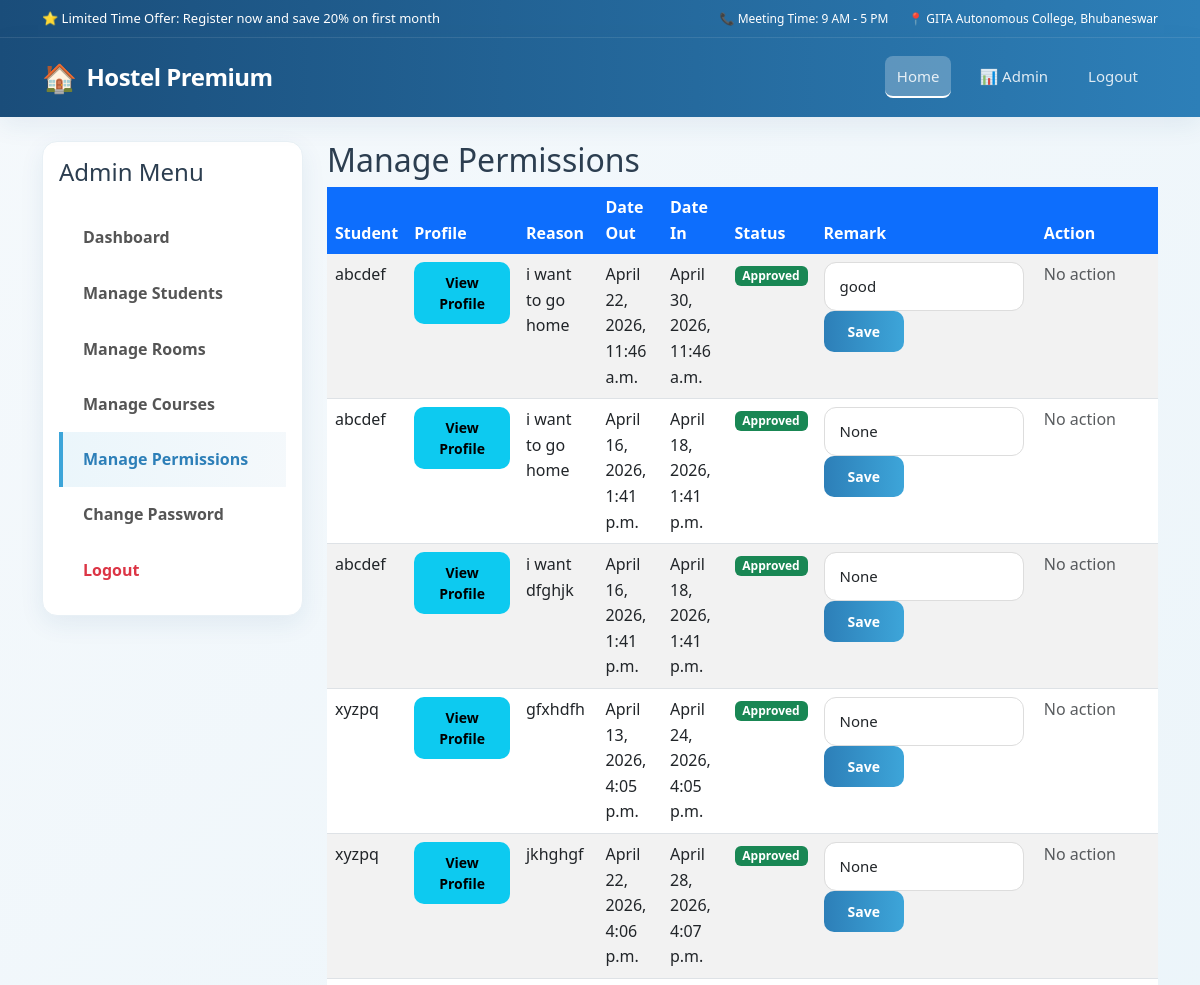
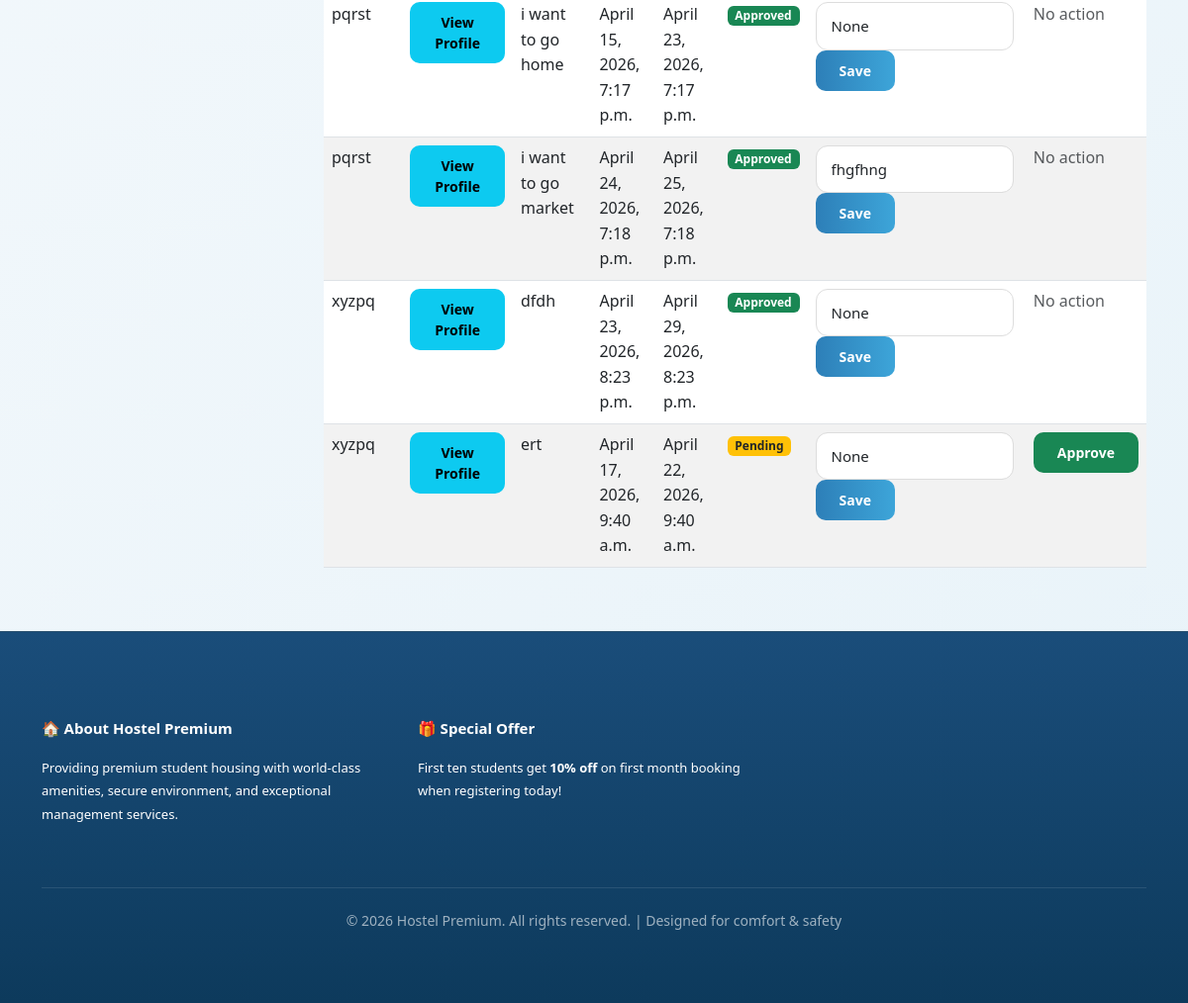
The page /manage_permissions/ (signed in) on the database its author committed (2 pictures, top to bottom).
### hostel_app/models.py (models this page shows, shortened)
class Permission(models.Model):
    student = models.ForeignKey(Student, on_delete=models.CASCADE)
    reason = models.TextField()
    date_out = models.DateTimeField()
    date_in = models.DateTimeField()
    parent_permission = models.BooleanField(default=False)
    proctor_permission = models.BooleanField(default=False)
    incharge_permission = models.BooleanField(default=False)
    status = models.CharField(max_length=20, choices=[('pending', 'Pending'), ('approved', 'Approved'), ('rejected', 'Rejected')], default='pending')
    remark = models.TextField(blank=True, null=True)

class Student(models.Model):
    user = models.OneToOneField(User, on_delete=models.CASCADE)
    regno = models.CharField(max_length=20, unique=True)
    full_name = models.CharField(max_length=100)
    last_name = models.CharField(max_length=100)
    date_of_birth = models.DateField()
    personal_details = models.TextField(blank=True, null=True)
    image = models.ImageField(upload_to='student_images/', blank=True, null=True)
    room = models.ForeignKey(Room, on_delete=models.SET_NULL, null=True, blank=True)
    course = models.ForeignKey(Course, on_delete=models.SET_NULL, null=True, blank=True)
    duration = models.CharField(max_length=50, blank=True, null=True)
    food = models.BooleanField(default=False)
    parent_name = models.CharField(max_length=100, blank=True, null=True)
    parent_contact = models.CharField(max_length=20, blank=True, null=True)
    parent_email = models.EmailField(blank=True, null=True)
    proctor_name = models.CharField(max_length=100, blank=True, null=True)
    proctor_contact = models.CharField(max_length=20, blank=True, null=True)
    hostel_incharge_name = models.CharField(max_length=100, blank=True, null=True)
    hostel_incharge_contact = models.CharField(max_length=20, blank=True, null=True)

### hostel_app/views.py (the view, shortened to what this page needs)
# urls.py: path('manage_permissions/', views.manage_permissions, name='manage_permissions'),
@login_required
def manage_permissions(request):
    if not request.user.is_staff:
        return redirect('home')
    permissions = Permission.objects.all()
    return render(request, 'manage_permissions.html', {'permissions': permissions})

### templates/manage_permissions.html (shortened to what this page needs)
{% extends 'base.html' %}
{% load static %}
{% block content %}
<div class="row g-4">
    <div class="col-lg-3">
        <div class="dashboard-sidebar p-3">
            <h4 class="mb-4">Admin Menu</h4>
            <div class="list-group">
                <a href="{% url 'admin_dashboard' %}" class="list-group-item list-group-item-action">Dashboard</a>
                <a href="{% url 'manage_students' %}" class="list-group-item list-group-item-action">Manage Students</a>
                <a href="{% url 'manage_rooms' %}" class="list-group-item list-group-item-action">Manage Rooms</a>
                <a href="{% url 'manage_courses' %}" class="list-group-item list-group-item-action">Manage Courses</a>
                <a href="{% url 'manage_permissions' %}" class="list-group-item list-group-item-action active">Manage Permissions</a>
                <a href="{% url 'change_password' %}" class="list-group-item list-group-item-action">Change Password</a>
                <a href="{% url 'logout' %}" class="list-group-item list-group-item-action text-danger">Logout</a>
            </div>
        </div>
    </div>
    <div class="col-lg-9">
        <h2>Manage Permissions</h2>
        <div class="table-responsive">
            <table class="table table-striped">
                <thead>
                    <tr>
                        <th>Student</th>
                        <th>Profile</th>
                        <th>Reason</th>
                        <th>Date Out</th>
                        <th>Date In</th>
                        <th>Status</th>
                        <th>Remark</th>
                        <th>Action</th>
                    </tr>
                </thead>
                <tbody>
                    {% for perm in permissions %}
                    <tr>
                        <td>{{ perm.student.full_name }}</td>
                        <td><a href="{% url 'student_profile' perm.student.id %}" class="btn btn-sm btn-info">View Profile</a></td>
                        <td>{{ perm.reason }}</td>
                        <td>{{ perm.date_out }}</td>
                        <td>{{ perm.date_in }}</td>
                        <td>
                            <span class="badge {% if perm.status == 'approved' %}bg-success{% elif perm.status == 'pending' %}bg-warning text-dark{% else %}bg-danger{% endif %}">
                                {{ perm.status|capfirst }}
                            </span>
                        </td>
                        <td>
                            <form method="post" style="display: inline;">
                                <input type="text" name="remark" value="{{ perm.remark }}" class="form-control" style="width: 200px; display: inline-block;" placeholder="Enter remark">
                                <button type="submit" class="btn btn-sm btn-primary">Save</button>
                            </form>
                        </td>
                        <td>
                            {% if perm.status == 'pending' %}
                                <a href="{% url 'approve_permission' perm.id %}" class="btn btn-sm btn-success">Approve</a>
                            {% else %}
                                <span class="text-muted">No action</span>
                            {% endif %}
                        </td>
                    </tr>
                    {% endfor %}
                </tbody>
            </table>
        </div>
    </div>
</div>
{% endblock %}

### static/css/style.css (style rules this page uses)
:root { --primary: #1a4d7a; --secondary: #2d7fb8; --accent: #3da5d9; --light-bg: #f5f9fc; --card-shadow: 0 8px 24px rgba(26, 77, 122, 0.08); --transition: all 0.3s ease; }
* { margin: 0; padding: 0; box-sizing: border-box; }
html { scroll-behavior: smooth; }
body { background: linear-gradient(135deg, #f5f9fc 0%, #e8f3f9 100%); color: #2c3e50; font-family: 'Segoe UI', -apple-system, BlinkMacSystemFont, 'Helvetica Neue', sans-serif; line-height: 1.6; display: flex; flex-direction: column; min-height: 100vh; }
.dashboard-sidebar { background: #fff; border-radius: 15px; border: 1px solid #e8f0f5; box-shadow: var(--card-shadow); }
.dashboard-sidebar .list-group-item { border: none; padding: 15px 20px; font-weight: 600; color: #555; transition: var(--transition); cursor: pointer; border-left: 4px solid transparent; }
.dashboard-sidebar .list-group-item.active { background: linear-gradient(90deg, rgba(58, 165, 217, 0.1), rgba(45, 127, 184, 0.05)); border-left-color: var(--accent); color: var(--secondary); font-weight: 700; }
.form-control, .form-select { border-radius: 10px; border: 1px solid #ddd; padding: 12px 15px; font-size: 15px; transition: var(--transition); }
.btn { border-radius: 10px; padding: 10px 24px; font-weight: 600; transition: var(--transition); border: none; }
.btn-primary { background: linear-gradient(90deg, var(--secondary), var(--accent)); color: #fff; }
.form-control, .form-select { border-radius: 12px; }
.btn-primary { border-radius: 10px; padding: 10px 24px; }
.table thead th { background: #0d6efd; color: #fff; border: none; }

### rows shown on the page
Permission: student.full_name "abcdef", reason "i want to go home", date_out "April 22, 2026, 11:46 a.m.", date_in "April 30, 2026, 11:46 a.m.", status "Approved", remark "good", shows "No action"
Permission: student.full_name "abcdef", reason "i want to go home", date_out "April 16, 2026, 1:41 p.m.", date_in "April 18, 2026, 1:41 p.m.", status "Approved", remark "None", shows "No action"
Permission: student.full_name "abcdef", reason "i want dfghjk", date_out "April 16, 2026, 1:41 p.m.", date_in "April 18, 2026, 1:41 p.m.", status "Approved", remark "None", shows "No action"
Permission: student.full_name "xyzpq", reason "gfxhdfh", date_out "April 13, 2026, 4:05 p.m.", date_in "April 24, 2026, 4:05 p.m.", status "Approved", remark "None", shows "No action"
Permission: student.full_name "xyzpq", reason "jkhghgf", date_out "April 22, 2026, 4:06 p.m.", date_in "April 28, 2026, 4:07 p.m.", status "Approved", remark "None", shows "No action"
Permission: student.full_name "pqrst", reason "i want to go home", date_out "April 15, 2026, 7:17 p.m.", date_in "April 23, 2026, 7:17 p.m.", status "Approved", remark "None", shows "No action"
Permission: student.full_name "pqrst", reason "i want to go market", date_out "April 24, 2026, 7:18 p.m.", date_in "April 25, 2026, 7:18 p.m.", status "Approved", remark "fhgfhng", shows "No action"
Permission: student.full_name "xyzpq", reason "dfdh", date_out "April 23, 2026, 8:23 p.m.", date_in "April 29, 2026, 8:23 p.m.", status "Approved", remark "None", shows "No action"
Permission: student.full_name "xyzpq", reason "ert", date_out "April 17, 2026, 9:40 a.m.", date_in "April 22, 2026, 9:40 a.m.", status "Pending", remark "None", shows "Approve"
